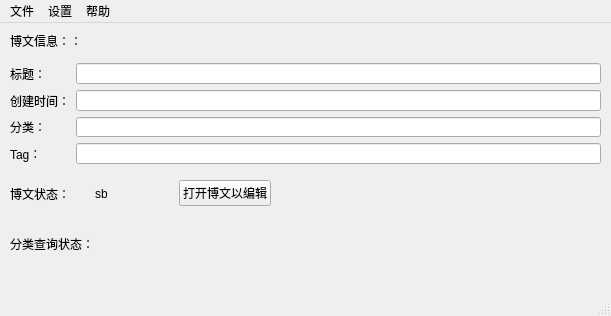
<?xml version="1.0" encoding="UTF-8"?>
<ui version="4.0">
 <class>MainWindow</class>
 <widget class="QMainWindow" name="MainWindow">
  <property name="geometry">
   <rect>
    <x>0</x>
    <y>0</y>
    <width>611</width>
    <height>316</height>
   </rect>
  </property>
  <property name="windowTitle">
   <string>Hexo博客发布助手</string>
  </property>
  <property name="windowIcon">
   <iconset>
    <normaloff>../ICON/hexo logo.ico</normaloff>../ICON/hexo logo.ico</iconset>
  </property>
  <widget class="QWidget" name="centralwidget">
   <widget class="QLabel" name="label">
    <property name="geometry">
     <rect>
      <x>10</x>
      <y>10</y>
      <width>71</width>
      <height>16</height>
     </rect>
    </property>
    <property name="text">
     <string>博文信息：：</string>
    </property>
   </widget>
   <widget class="QWidget" name="formLayoutWidget">
    <property name="geometry">
     <rect>
      <x>10</x>
      <y>40</y>
      <width>591</width>
      <height>101</height>
     </rect>
    </property>
    <layout class="QFormLayout" name="formLayout">
     <item row="0" column="0">
      <widget class="QLabel" name="blog_title">
       <property name="text">
        <string>标题：</string>
       </property>
      </widget>
     </item>
     <item row="0" column="1">
      <widget class="QLineEdit" name="blog_title_LineEdit">
       <property name="readOnly">
        <bool>true</bool>
       </property>
      </widget>
     </item>
     <item row="1" column="0">
      <widget class="QLabel" name="blog_rtime">
       <property name="text">
        <string>创建时间：</string>
       </property>
      </widget>
     </item>
     <item row="1" column="1">
      <widget class="QLineEdit" name="blog_rtime_LineEdit">
       <property name="readOnly">
        <bool>true</bool>
       </property>
      </widget>
     </item>
     <item row="2" column="0">
      <widget class="QLabel" name="blog_category">
       <property name="text">
        <string>分类：</string>
       </property>
      </widget>
     </item>
     <item row="2" column="1">
      <widget class="QLineEdit" name="blog_category_LineEdit">
       <property name="readOnly">
        <bool>true</bool>
       </property>
      </widget>
     </item>
     <item row="3" column="0">
      <widget class="QLabel" name="blog_tag">
       <property name="text">
        <string>Tag：</string>
       </property>
      </widget>
     </item>
     <item row="3" column="1">
      <widget class="QLineEdit" name="blog_tag_LineEdit">
       <property name="readOnly">
        <bool>true</bool>
       </property>
      </widget>
     </item>
    </layout>
   </widget>
   <widget class="QWidget" name="horizontalLayoutWidget">
    <property name="geometry">
     <rect>
      <x>10</x>
      <y>150</y>
      <width>261</width>
      <height>41</height>
     </rect>
    </property>
    <layout class="QHBoxLayout" name="horizontalLayout">
     <item>
      <widget class="QLabel" name="label_2">
       <property name="text">
        <string>博文状态：</string>
       </property>
      </widget>
     </item>
     <item>
      <widget class="QLabel" name="blog_status_label">
       <property name="text">
        <string>sb</string>
       </property>
      </widget>
     </item>
     <item>
      <widget class="QPushButton" name="pushButton">
       <property name="text">
        <string>打开博文以编辑</string>
       </property>
      </widget>
     </item>
    </layout>
   </widget>
   <widget class="QWidget" name="horizontalLayoutWidget_2">
    <property name="geometry">
     <rect>
      <x>10</x>
      <y>200</y>
      <width>191</width>
      <height>41</height>
     </rect>
    </property>
    <layout class="QHBoxLayout" name="horizontalLayout_2">
     <item>
      <widget class="QLabel" name="label_3">
       <property name="text">
        <string>分类查询状态：</string>
       </property>
      </widget>
     </item>
     <item>
      <widget class="QLabel" name="categories_check_label">
       <property name="text">
        <string/>
       </property>
      </widget>
     </item>
    </layout>
   </widget>
  </widget>
  <widget class="QMenuBar" name="menubar">
   <property name="geometry">
    <rect>
     <x>0</x>
     <y>0</y>
     <width>611</width>
     <height>26</height>
    </rect>
   </property>
   <widget class="QMenu" name="menu">
    <property name="title">
     <string>文件</string>
    </property>
    <addaction name="action"/>
    <addaction name="action_2"/>
    <addaction name="action_3"/>
    <addaction name="separator"/>
    <addaction name="action_5"/>
   </widget>
   <widget class="QMenu" name="menu_2">
    <property name="title">
     <string>设置</string>
    </property>
    <addaction name="action_6"/>
   </widget>
   <widget class="QMenu" name="menu_3">
    <property name="title">
     <string>帮助</string>
    </property>
    <addaction name="action_7"/>
   </widget>
   <addaction name="menu"/>
   <addaction name="menu_2"/>
   <addaction name="menu_3"/>
  </widget>
  <widget class="QStatusBar" name="statusbar"/>
  <action name="action">
   <property name="text">
    <string>新建博文</string>
   </property>
   <property name="toolTip">
    <string>使用hexo new创建一篇新文章</string>
   </property>
  </action>
  <action name="action_2">
   <property name="text">
    <string>预览</string>
   </property>
   <property name="toolTip">
    <string>使用hexo s预览</string>
   </property>
  </action>
  <action name="action_3">
   <property name="text">
    <string>发布</string>
   </property>
   <property name="toolTip">
    <string>使用hexo d发布文章</string>
   </property>
  </action>
  <action name="action_5">
   <property name="text">
    <string>退出</string>
   </property>
  </action>
  <action name="action_6">
   <property name="text">
    <string>手动扫描全部分类</string>
   </property>
   <property name="toolTip">
    <string>扫描现有博文的全部分类</string>
   </property>
  </action>
  <action name="action_7">
   <property name="text">
    <string>关于</string>
   </property>
  </action>
 </widget>
 <resources/>
 <connections>
  <connection>
   <sender>action_5</sender>
   <signal>triggered()</signal>
   <receiver>MainWindow</receiver>
   <slot>close()</slot>
   <hints>
    <hint type="sourcelabel">
     <x>-1</x>
     <y>-1</y>
    </hint>
    <hint type="destinationlabel">
     <x>305</x>
     <y>157</y>
    </hint>
   </hints>
  </connection>
 </connections>
</ui>
